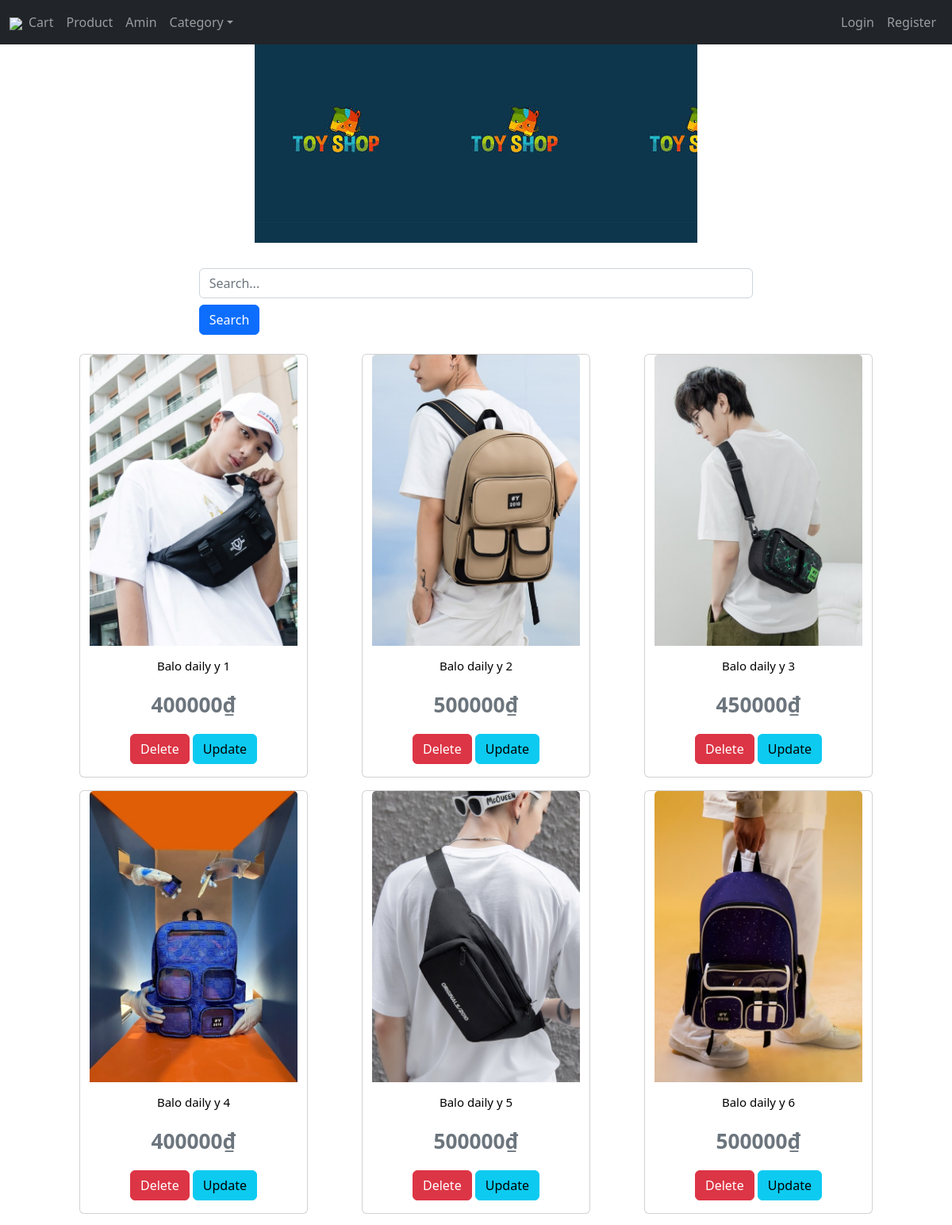
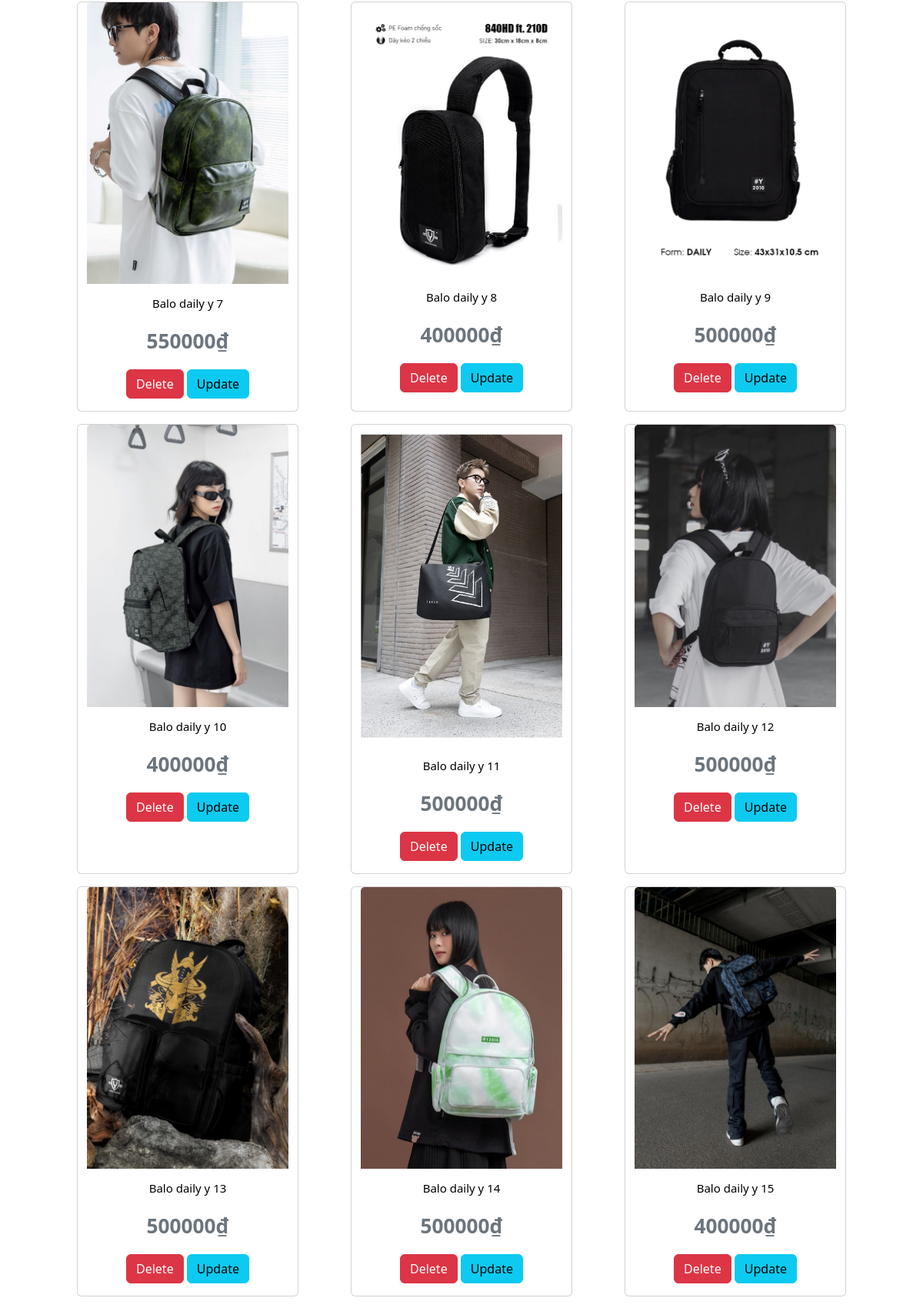
Page /amin.php (upper part) on the committed database (2 pictures, top to bottom).
### tables this page shows
CREATE TABLE `product` (
  `pid` int(11) NOT NULL AUTO_INCREMENT,
  `pname` varchar(50) NOT NULL,
  `pprice` decimal(10,0) NOT NULL,
  `pquan` int(11) NOT NULL,
  `pdesc` varchar(255) DEFAULT NULL,
  `pimage` varchar(100) DEFAULT NULL,
  `pdate` date NOT NULL,
  `catid` int(11) NOT NULL,
  PRIMARY KEY (`pid`),
  KEY `cat_fk` (`catid`),
  CONSTRAINT `cat_fk` FOREIGN KEY (`catid`) REFERENCES `category` (`cid`)
);

### amin.php (the view, shortened to what this page needs)
<?php
require_once('header.php');
$c = new connect();
$dbLink = $c->connectToMySQL();
$sql = 'SELECT * FROM product';
$re = $dbLink->query($sql);
?>
<div class="container">
        <div class="row mx-auto">
            <?php
            while ($row = $re->fetch_assoc()) {
            ?>
                <div class="card mb-3 col-3 mx-auto" style="width: 18rem;">
                    <img src="img/<?= $row['pimage'] ?>" class="card-img-top" alt="...">
                    <div class="card-body">
                        <a href="detail.php?id=<?= $row['pid'] ?>" class="text-decoration-none">
                            <h6 class="text-center" style="font-size: 15px; color: black;"><?= $row['pname'] ?></h6>
                        </a>
                        <p class="card-cost text-center my-3" style="font-weight: bold; font-size: 30px;"><small class="text-muted"><?= $row['pprice'] ?>&#8363;</small></p>
                        <div class=" mx-auto"  style="text-align: center;">
                            <a href="allproduct.php?delete_id=<?= $row['pid'] ?>" class="btn btn-danger">Delete</a>
                            <a href="update.php?product_id=<?= $row['pid'] ?>" class="btn btn-info">Update</a>
                        </div>
                    </div>
                </div>
        <?php
            }
        ?>
        </div>
    </div>

### rows in the picture
product: pimage (picture), pname "Balo daily y 1", pprice "400000"
product: pimage (picture), pname "Balo daily y 2", pprice "500000"
product: pimage (picture), pname "Balo daily y 3", pprice "450000"
product: pimage (picture), pname "Balo daily y 4", pprice "400000"
product: pimage (picture), pname "Balo daily y 5", pprice "500000"
product: pimage (picture), pname "Balo daily y 6", pprice "500000"
product: pimage (picture), pname "Balo daily y 7", pprice "550000"
product: pimage (picture), pname "Balo daily y 8", pprice "400000"
product: pimage (picture), pname "Balo daily y 9", pprice "500000"
product: pimage (picture), pname "Balo daily y 10", pprice "400000"
product: pimage (picture), pname "Balo daily y 11", pprice "500000"
product: pimage (picture), pname "Balo daily y 12", pprice "500000"
product: pimage (picture), pname "Balo daily y 13", pprice "500000"
product: pimage (picture), pname "Balo daily y 14", pprice "500000"
product: pimage (picture), pname "Balo daily y 15", pprice "400000"
